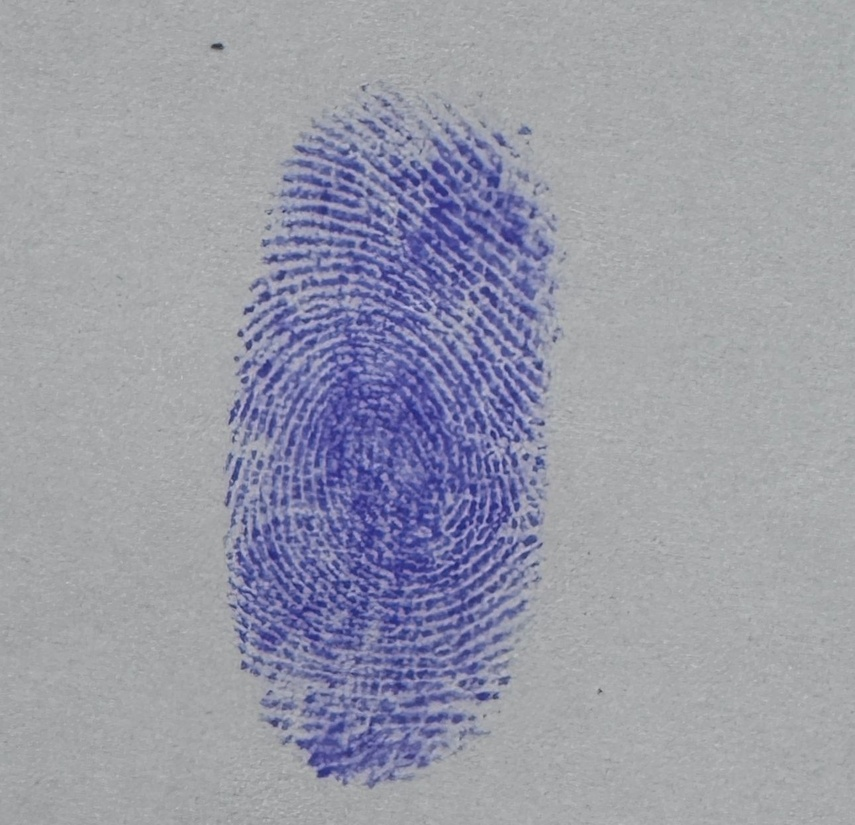
#> input picture test_images/A+/WhatsApp Image 2025-06-12 at 9.17.41 PM.jpeg, 855 x 825 px, shrunk from 1291 x 1246 before the run
$ python -i enhance_fingerprint.py   (imports and definitions only)
#> lines starting #> are read from the running program, lines starting #| are printed output that depends on the picture; after the words box and inside, x2 and y2 are one past the last pixel; in counts of white or black regions, pixels touching at a corner belong together
import cv2
import numpy as np

def enhance_fingerprint(image):
    # Step 1: Convert to grayscale if not already
    if len(image.shape) == 3 and image.shape[2] == 3:
        img = cv2.cvtColor(image, cv2.COLOR_RGB2GRAY)
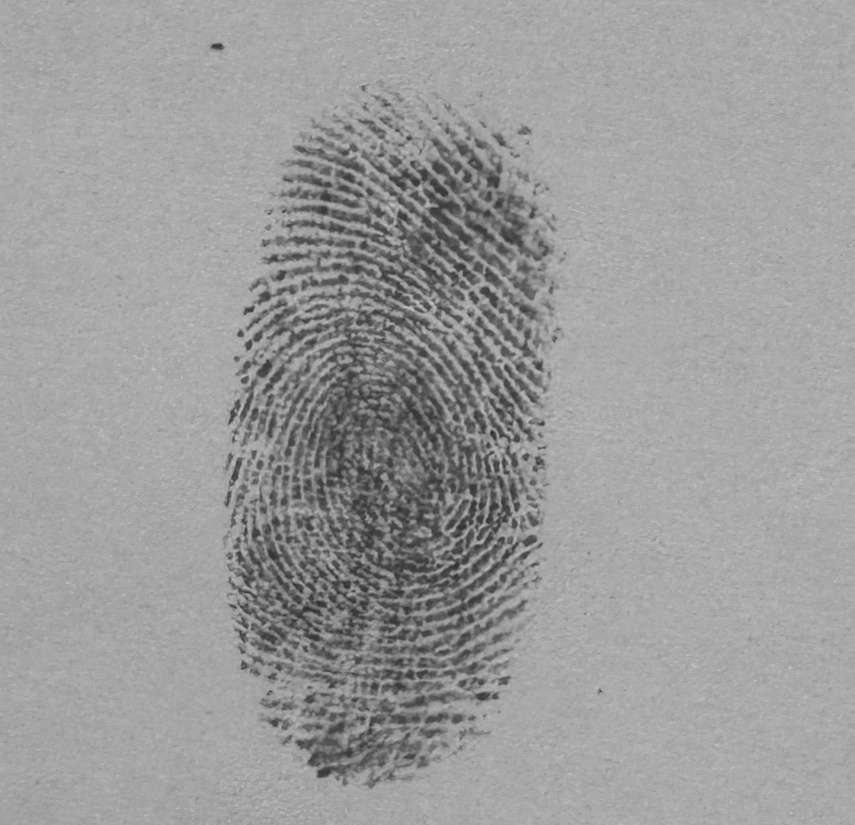
#> img: shape (825, 855); min 43, max 202, mean 155.6
    else:
        img = image.copy()

    # Step 2: Denoise using Non-Local Means Denoising
    denoised = cv2.fastNlMeansDenoising(img, None, h=30)

    # Step 3: Contrast Enhancement using CLAHE
    clahe = cv2.createCLAHE(clipLimit=2.0, tileGridSize=(8, 8))
    contrast_enhanced = clahe.apply(denoised)
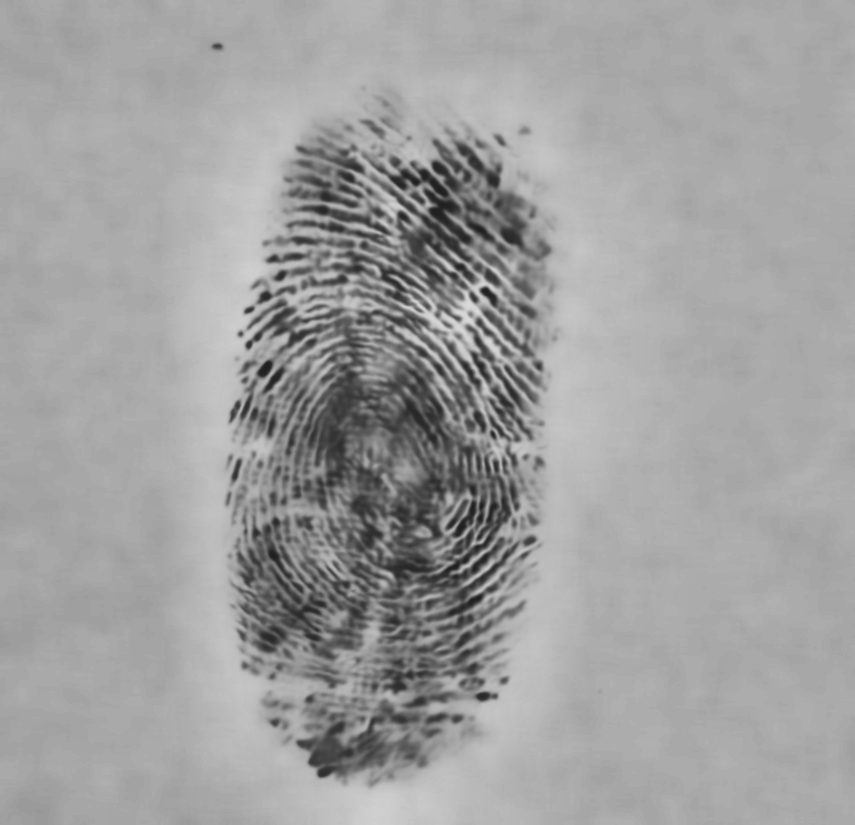
#> contrast_enhanced: shape (825, 855); min 30, max 217, mean 159.8

    # Step 4: Adaptive Thresholding (Binarization)
    binary = cv2.adaptiveThreshold(
        contrast_enhanced, 255,
        cv2.ADAPTIVE_THRESH_GAUSSIAN_C,
        cv2.THRESH_BINARY, 11, 2
    )
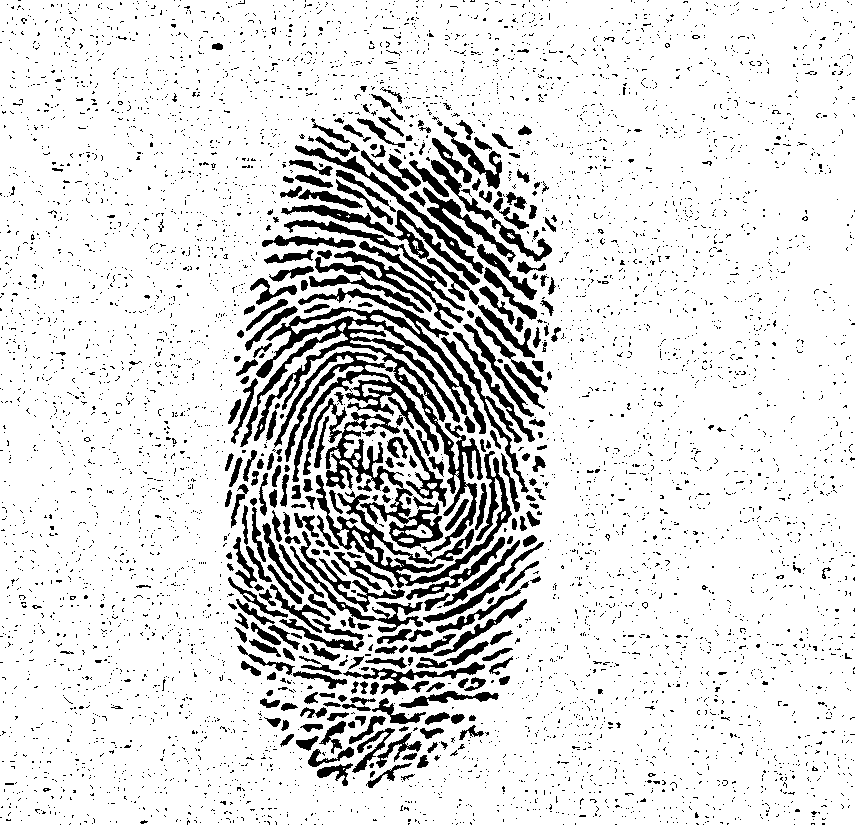
#> binary: shape (825, 855); 86.5% white; 5957 black regions (5658 under 20 px), largest, box (x1, y1, x2, y2) and area: (240, 288, 486, 557) 13667, (316, 451, 512, 600) 5126, (303, 398, 443, 549) 4219

    # Step 5: Thinning (Skeletonization)
    skel = np.zeros(binary.shape, np.uint8)
    element = cv2.getStructuringElement(cv2.MORPH_CROSS, (3, 3))
    done = False

    while not done:
        eroded = cv2.erode(binary, element)
        temp = cv2.dilate(eroded, element)
        temp = cv2.subtract(binary, temp)
        skel = cv2.bitwise_or(skel, temp)
        binary = eroded.copy()

        if cv2.countNonZero(binary) == 0:
            done = True
#> this loop made 33 passes
#> pass 1, in enhance_fingerprint, `eroded = cv2.erode(binary, element)`:
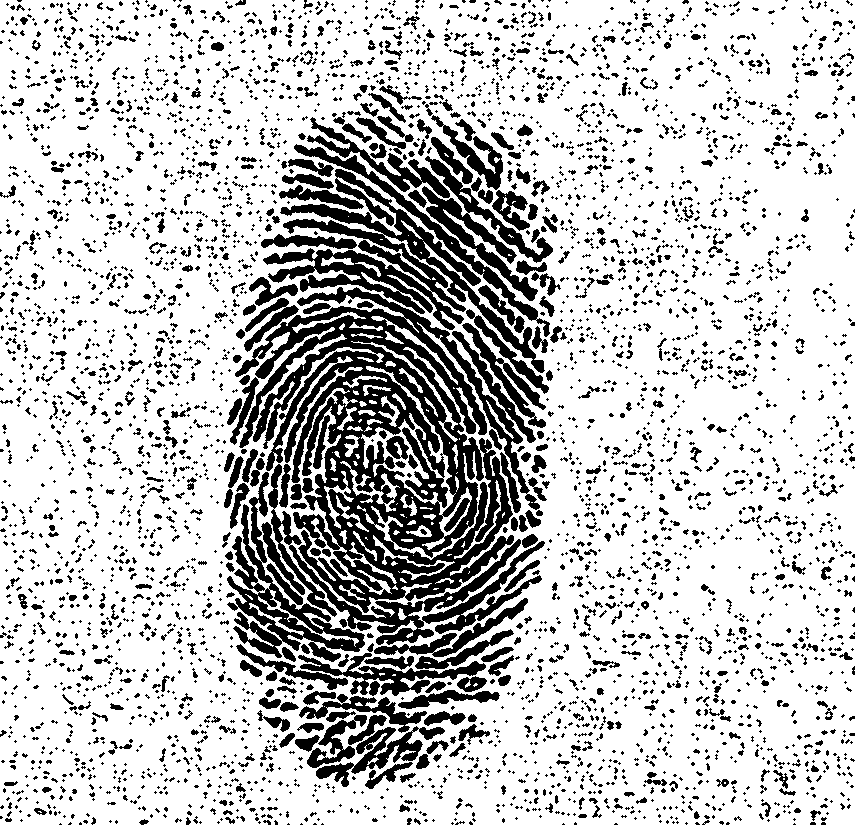
#> eroded: shape (825, 855); 76.6% white; 4116 black regions (3296 under 20 px), largest, box (x1, y1, x2, y2) and area: (235, 287, 540, 613) 42297, (263, 169, 545, 373) 11810, (268, 464, 545, 645) 6943
#> pass 1, in enhance_fingerprint, `temp = cv2.subtract(binary, temp)`:
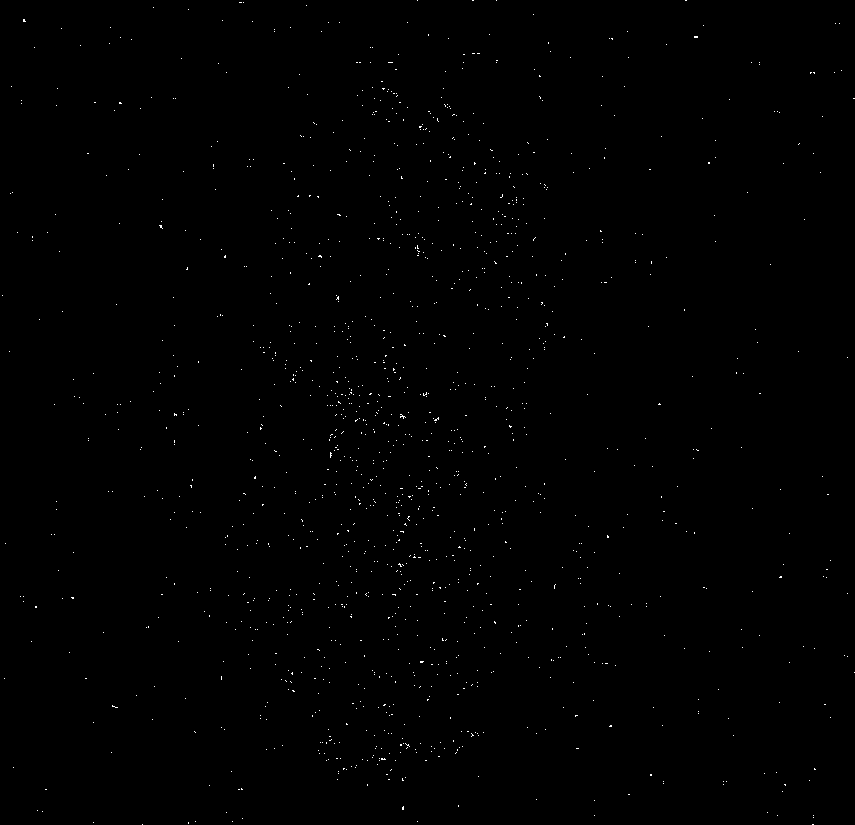
#> temp: shape (825, 855); 0.29% white in thin lines or dots
#> after the loop: binary: shape (825, 855); every value is 0
#> after the loop:
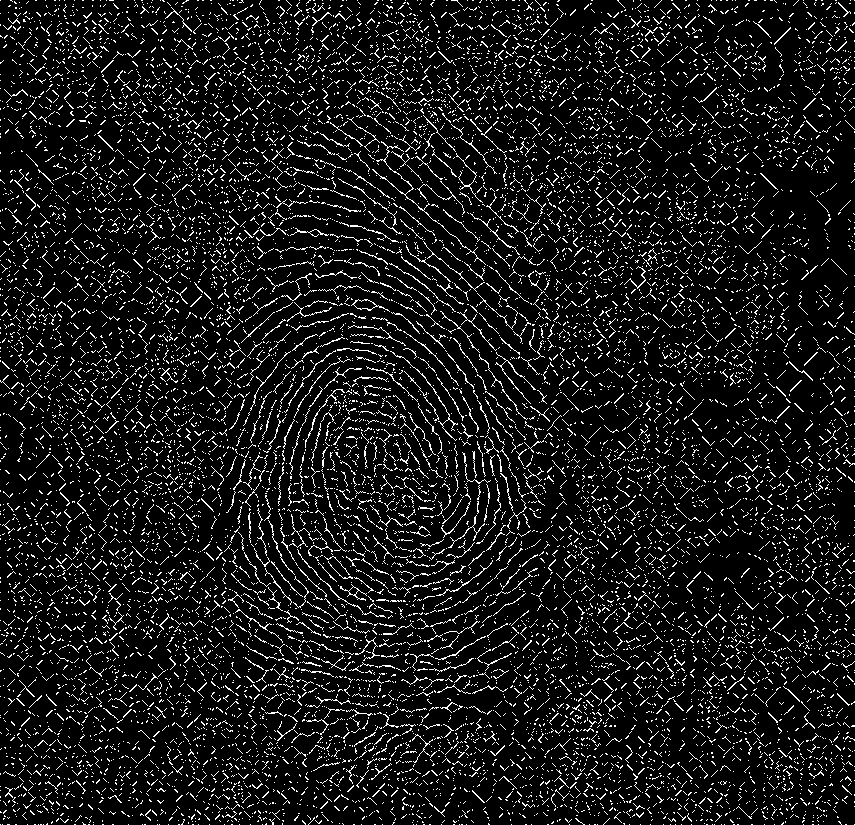
#> skel: shape (825, 855); 9.3% white in thin lines or dots

    return skel

>>> import cv2
>>> picture = cv2.cvtColor(cv2.imread('test_images/A+/WhatsApp Image 2025-06-12 at 9.17.41 PM.jpeg'), cv2.COLOR_BGR2RGB)
>>> result = enhance_fingerprint(picture)
